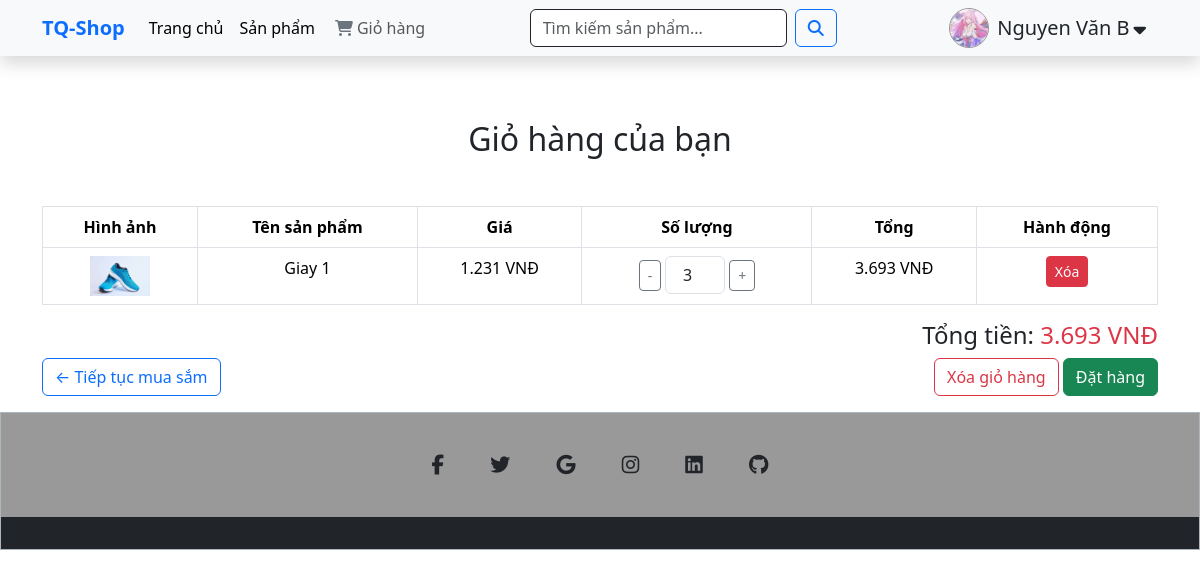
/giohang.php (signed in), run on an earlier commit of the app's database.
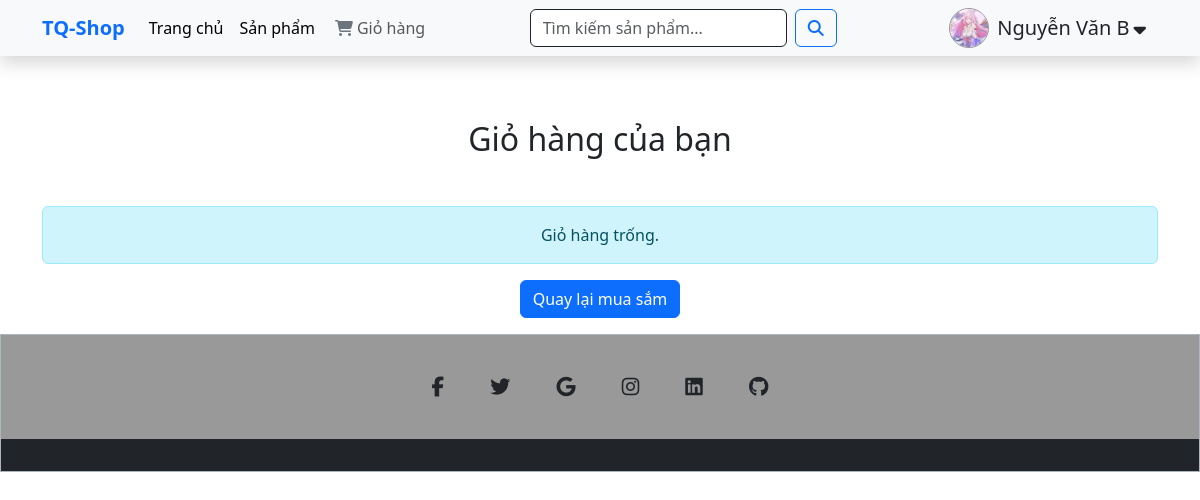
And on a later commit of the database.
### tables this page shows
CREATE TABLE `giohang` (
  `id` int(10) NOT NULL,
  `iduser` int(10) NOT NULL,
  `idsanpham` int(10) NOT NULL,
  `soluong` int(200) NOT NULL
);

CREATE TABLE `sanpham` (
  `id` int(10) NOT NULL,
  `Ten` varchar(200) NOT NULL,
  `MoTa` varchar(200) NOT NULL,
  `Gia` float NOT NULL,
  `soluong` int(200) NOT NULL,
  `Anh` varchar(200) NOT NULL,
  `id_DanhMuc` int(10) NOT NULL
);

### giohang.php (the view, shortened to what the changed rows need)
<?php
$iduser = $_SESSION['idtk'];
$conn = connectData();
$sql = "SELECT gh.*, sp.Ten, sp.Gia, sp.Anh FROM giohang gh
        JOIN sanpham sp ON gh.idsanpham = sp.id
        WHERE gh.iduser = ?";
$stmt = $conn->prepare($sql);
$stmt->bind_param("i", $iduser);
$stmt->execute();
$result = $stmt->get_result();
$items = $result->fetch_all(MYSQLI_ASSOC);
?>
<!DOCTYPE html>
<html lang="vi">
<head>
    <link rel="stylesheet" href="./assets/fonts/css/all.min.css">
    <link href="./assets/bootstrap/css/bootstrap.min.css" rel="stylesheet">
</head>
<body>
    <div class="container mt-5 pt-5">
        <?php include "./assets/layout/header/index.php" ?>
        <h2 class="text-center mb-5 mt-4">Giỏ hàng của bạn</h2>
        <?php if (!empty($items)) : ?>
            <table class="table table-bordered text-center">
                <thead>
                    <tr>
                        <th>Hình ảnh</th>
                        <th>Tên sản phẩm</th>
                        <th>Giá</th>
                        <th>Số lượng</th>
                        <th>Tổng</th>
                        <th>Hành động</th>
                    </tr>
                </thead>
                <tbody>
                    <?php
                    $total = 0;
                    foreach ($items as $item):
                        $subtotal = $item['Gia'] * $item['soluong'];
                        $total += $subtotal;
                    ?>
                        <tr>
                            <td><img src="./assets/img/<?= htmlspecialchars($item['Anh']) ?>" width="60" class="img-fluid">
                            </td>
                            <td><?= htmlspecialchars($item['Ten']) ?></td>
                            <td><?= number_format($item['Gia'], 0, ',', '.') ?> VNĐ</td>
                            <td>
                                <form method="POST" action="giohang.php" class="d-flex flex-nowrap justify-content-center align-items-center update-form">
                                    <button type="button" class="btn btn-outline-secondary btn-sm qty-btn" data-type="minus">-</button>
                                    <input type="number" name="soluong" value="<?= $item['soluong'] ?>" min="1" class="form-control text-center mx-1" style="width: 60px;" y>
                                    <button type="button" class="btn btn-outline-secondary btn-sm qty-btn" data-type="plus">+</button>
                                </form>
                            </td>
                            <td><?= number_format($subtotal, 0, ',', '.') ?> VNĐ</td>
                            <td>
                                <a href="giohang.php?remove=<?= $item['idsanpham'] ?>" class="btn btn-danger btn-sm">Xóa</a>
                            </td>
                        </tr>
                    <?php endforeach; ?>
                </tbody>
            </table>
            <h4 class="text-end">Tổng tiền: <span class="text-danger"><?= number_format($total, 0, ',', '.') ?> VNĐ</span></h4>
            <div class="d-flex justify-content-between">
                <a href="index.php" class="btn btn-outline-primary">← Tiếp tục mua sắm</a>
                <div>
                    <a href="giohang.php?clear=true" class="btn btn-outline-danger">Xóa giỏ hàng</a>
                    <a href="dathang.php" class="btn btn-success">Đặt hàng</a>
                </div>
            </div>
        <?php else : ?>
            <div class="alert alert-info text-center">Giỏ hàng trống.</div>
            <div class="text-center">
                <a href="./sanpham.php" class="btn btn-primary">Quay lại mua sắm</a>
            </div>
        <?php endif; ?>
    </div>
    <?php include "./assets/layout/footer/index.php" ?>
</body>
</html>

### assets/layout/header/index.php (shortened to what the changed rows need)
<!DOCTYPE html>
<html lang="en">
<head>
    <link rel="stylesheet" href="style.css">
    <link href="././bootstrap/css/bootstrap.min.css" rel="stylesheet">
</head>
<body>
    <nav class="navbar navbar-expand-lg navbar-light bg-light shadow position-fixed nav">
        <div class="container">
            <div class="collapse navbar-collapse" id="navbarNav">
                <div class="ms-auto">
                    <?php if (isset($_SESSION['idtk'])): ?>
                        <div class="user-img aff d-flex align-items-center justify-content-center">
                            <img src="./assets/img/<?= $_SESSION['Anh_user'] ?>" alt="Avatar" class="rounded-circle avatar-img" width="40" height="40">
                            <div class="position-relative">
                                <p class="box-name px-2 d-flex align-items-center justify-content-center"><?= htmlspecialchars($_SESSION['Ten_user']) ?><i class="fa-solid fa-sort-down mx-1 mb-1"></i></p>
                            </div>
                        </div>
                    <?php else: ?>
                        <a href="login.php" class="btn btn-primary">Đăng nhập</a>
                        <a href="../../signup.php" class="btn btn-secondary">Đăng ký</a>
                    <?php endif; ?>
                </div>
            </div>
    </nav>
</body>
</html>

What changed in the data, as far as the page shows it:
removed giohang: idsanpham.Anh (picture), idsanpham.Ten "Giay 1", idsanpham.Gia "1.231", soluong "3", subtotal "3.693"
Also different on the page:
$_SESSION['Ten_user']: "Nguyen Văn B" → "Nguyễn Văn B"
$total: "3.693" → (not shown)
text no longer shown: "Hình ảnh Tên sản phẩm Giá Số lượng Tổng Hành động Tổng tiền: VNĐ ← Tiếp tục mua sắm Xóa giỏ hàng Đặt hàng"
text now shown: "Giỏ hàng trống. Quay lại mua sắm"
